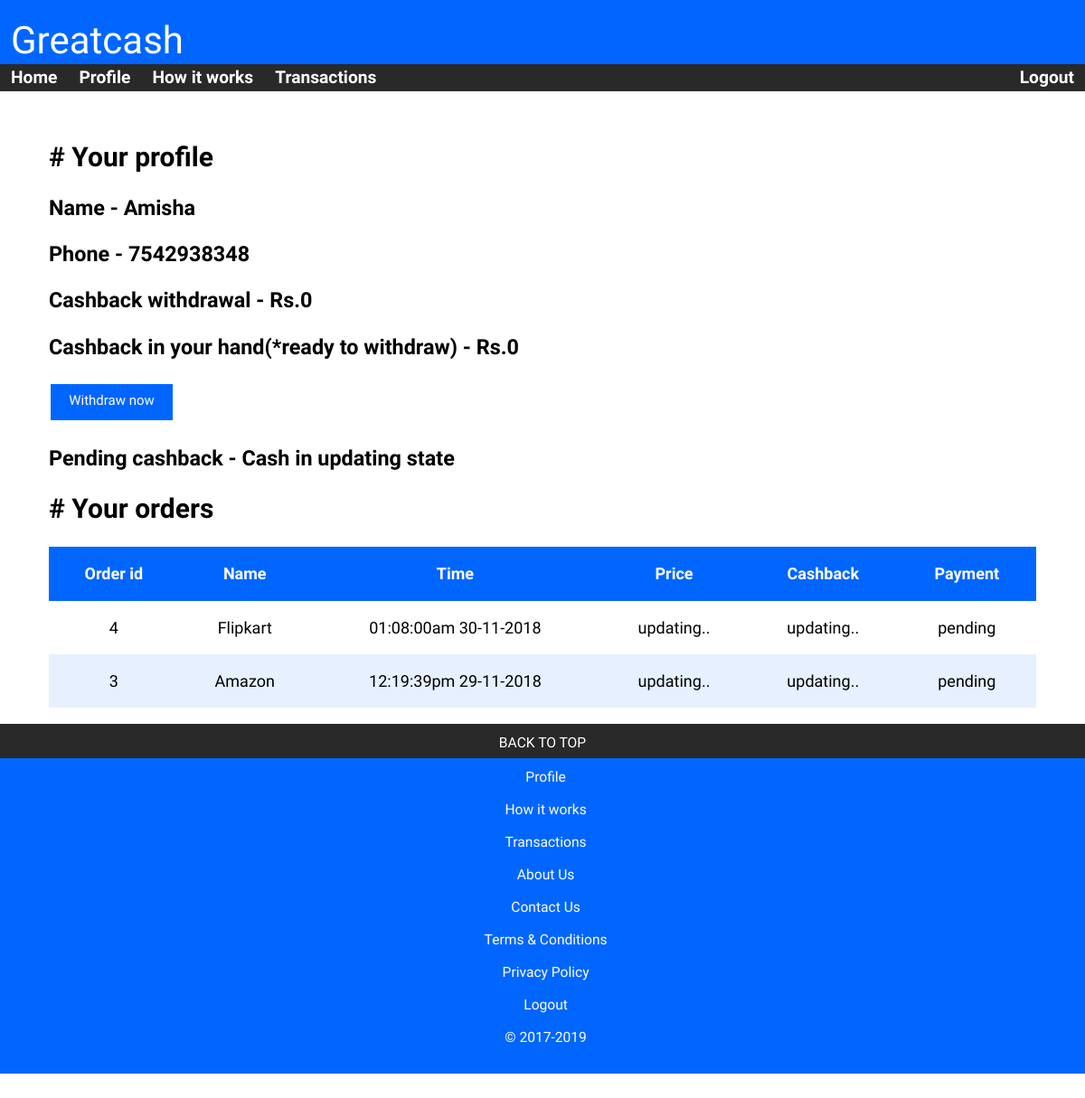
/profile.php (signed in), run on the app's committed database.
### tables this page shows
CREATE TABLE `orders` (
  `order_id` int(10) NOT NULL,
  `user_id` int(10) NOT NULL,
  `site_id` int(10) NOT NULL,
  `site_name` varchar(500) NOT NULL,
  `buy_time` bigint(50) NOT NULL,
  `total_price` int(10) NOT NULL,
  `you_get` int(10) NOT NULL,
  `payment_done` varchar(10) NOT NULL
);

### profile.php (the view, shortened to what this page needs)
<!DOCTYPE html>
<html lang=en>
    <head>
        <link rel="stylesheet" href="main.css">
        <link rel="stylesheet" href="formcss.css">
    </head>
    <body>
        <div class="header">
            <div>Greatcash</div>
        </div>
        <div class="topnav">
            <a href="index.php" class="hide-low">Home</a>
            <a href="profile.php" class="hide-low">Profile</a>
            <a href="howitworks.php" class="hide-low">How it works</a>
            <a href="withdraw.php" class="hide-low">Transactions</a>
            <a href="logout.php" style="float:right" class="hide-low">Logout</a>
        </div>
        <div class="row">
            <div class="content">
                <h2># Your profile</h2>
                <?php
                $user_id = $_SESSION['all["user_id"]'];
                $user_name = $_SESSION['all["user_name"]'];
                $phone = $_SESSION['all["phone"]'];
                $pay_out = $_SESSION['all["pay_out"]'];
                include("connect.php");
                $sql = "select * from orders where user_id='$user_id'";
                $result = mysqli_query($con, $sql);
                $num = mysqli_num_rows($result);
                $pay_due = 0;
                while ($row = mysqli_fetch_assoc($result)) {
                    if ($row['payment_done'] == "pending")
                        $pay_due += $row['you_get'];
                }
                echo '<h3>Name - ' . $user_name . '</h3>';
                echo '<h3>Phone - ' . $phone . '</h3>';
                echo '<h3>Cashback withdrawal - Rs.' . $pay_out . '</h3>';
                echo '<h3>Cashback in your hand(*ready to withdraw) - Rs.' . $pay_due . '        </h3>';
                echo '<a href="withdraw.php" class="button" style="color:#fff;">Withdraw now</a>';
                echo '<h3>Pending cashback - Cash in updating state </h3>';
                if ($num > 0) {
                    echo '<h2># Your orders</h2>
                    <table>
                    <tr>
                        <th>Order id</th>
                        <th>Name</th>
                        <th>Time</th>
                        <th>Price</th>
                        <th>Cashback</th>
                        <th>Payment</th>
                    </tr>';
                    $sql = 'select * from orders where user_id="' . $user_id . '" order by order_id DESC';
                    $result = mysqli_query($con, $sql);
                    while ($row = mysqli_fetch_assoc($result)) {
                        $buy_time = $row['buy_time'];
                        $buy_time = date("h:i:sa    d-m-Y", $buy_time);
                        $order_id = $row['order_id'];
                        $total_price = $row['total_price'];
                        $site_name = $row['site_name'];
                        $you_get = $row['you_get'];
                        if ($total_price == 0) {
                            $total_price = "updating..";
                        }
                        if ($you_get == 0) {
                            $you_get = "updating..";
                        }
                        $payment_done = $row['payment_done'];
                        echo '<tr>';
                        echo '<td>' . $order_id . ' </td>';
                        echo '<td>' . $site_name . ' </td>';
                        echo '<td>' . $buy_time . ' </td>';
                        echo '<td>' . $total_price . '</td>';
                        echo '<td>' . $you_get . '</td>';
                        echo '<td>' . $payment_done . '</td>';
                        echo '</tr>';
                    }
                    echo '</table>';
                } else {
                    echo '<h2># No orders yet</h2>';
                }
                ?>
            </div>
        </div>
        <div class="footer">
            <div class="back_to_top"><a href=#>BACK TO TOP</a></div>
            <br/>
            <a href="profile.php">Profile</a><br/>
            <a href="howitworks.php">How it works</a><br/>
            <a href="withdraw.php">Transactions</a><br/>
            <a href="aboutus.php">About Us</a><br/>
            <a href="contactus.php">Contact Us</a><br/>
            <a href="termscondition.php">Terms & Conditions</a><br/>
            <a href="privacypolicy.php">Privacy Policy</a><br/>
            <a href="logout.php">Logout</a><br/>
            &copy; 2017-<?php echo date("Y"); ?><br/>
        </div>
    </body>
</html>

### main.css (style rules this page uses)
* { box-sizing:border-box; }
body { margin:0; font-family:Abel; }
.header { font-size:3.5vw; margin:0; padding:1.7vw 0 0.1vw 1vw; text-align:left; background-color:#0066ff; color:White; font-family:'Acme'; border:0; }
.topnav { overflow:hidden; background-color:#292929; position: -webkit-sticky; position: sticky; top: 0; z-index:99; }
.topnav a { float: left; display: block; color: #fff; text-align: center; padding: 0.3vw 1vw; text-decoration: none; font-family:Abel; font-size:1.6vw; font-weight: bold; }
.footer { position:relative; margin:0; padding:2.6vw 0 2.6vw 0.6vw; text-align:center; background-color:#0066ff; color:White; font-family:'Acme'; border:0; font-size:1.3vw; }
.footer a { color:white; text-decoration:none; display:block; }
.back_to_top { position:absolute; width:100%; padding:1vw 0 0.6vw 0; margin:0; top:0; left:0; background-color:#292929; font-family:Abel; }
.back_to_top a { text-decoration:none; color:#fff; }
.content { left:20px; width:99%; margin:auto; margin-top: 1vw; padding:1.5vw 4vw; font-size:20px; }
.content a { text-decoration:none; color:black; }
.row:after ,form.example::after { content: ""; display: table; clear: both; }
table { width:100%; }
table, th, td { border-collapse: collapse; padding:1.6vw; font-size:1.5vw; font-family: abel; text-align:center; }
th { background-color:#0066ff;color: #fff; }
tr:nth-child(odd) { background-color:#e6f0ff; }

### formcss.css (style rules this page uses)
* { box-sizing:border-box; }
body { padding:50px 0px 0 0px; margin:0; }
.button { background-color:#0066ff; color:#fff; border:none; padding:9px 20px; text-align:center; text-decoration:none; display:inline-block; font-size:15px; margin:4px 2px; cursor:pointer; -webkit-transition-duration: 0.2s; transition-duration: 0.2s; width:135px; height:40px; font-family: 'Abel'; }

### profile.php (style rules this page uses)
body { margin-top:-50px; }

### data on the page
orders: order_id "4", site_name "Flipkart", buy_time "01:08:00am 30-11-2018", total_price "updating..", you_get "updating..", payment_done "pending"
orders: order_id "3", site_name "Amazon", buy_time "12:19:39pm 29-11-2018", total_price "updating..", you_get "updating..", payment_done "pending"

### other printed values
$user_name "Amisha"
$phone "7542938348"
$pay_out "0"
$pay_due "0"
